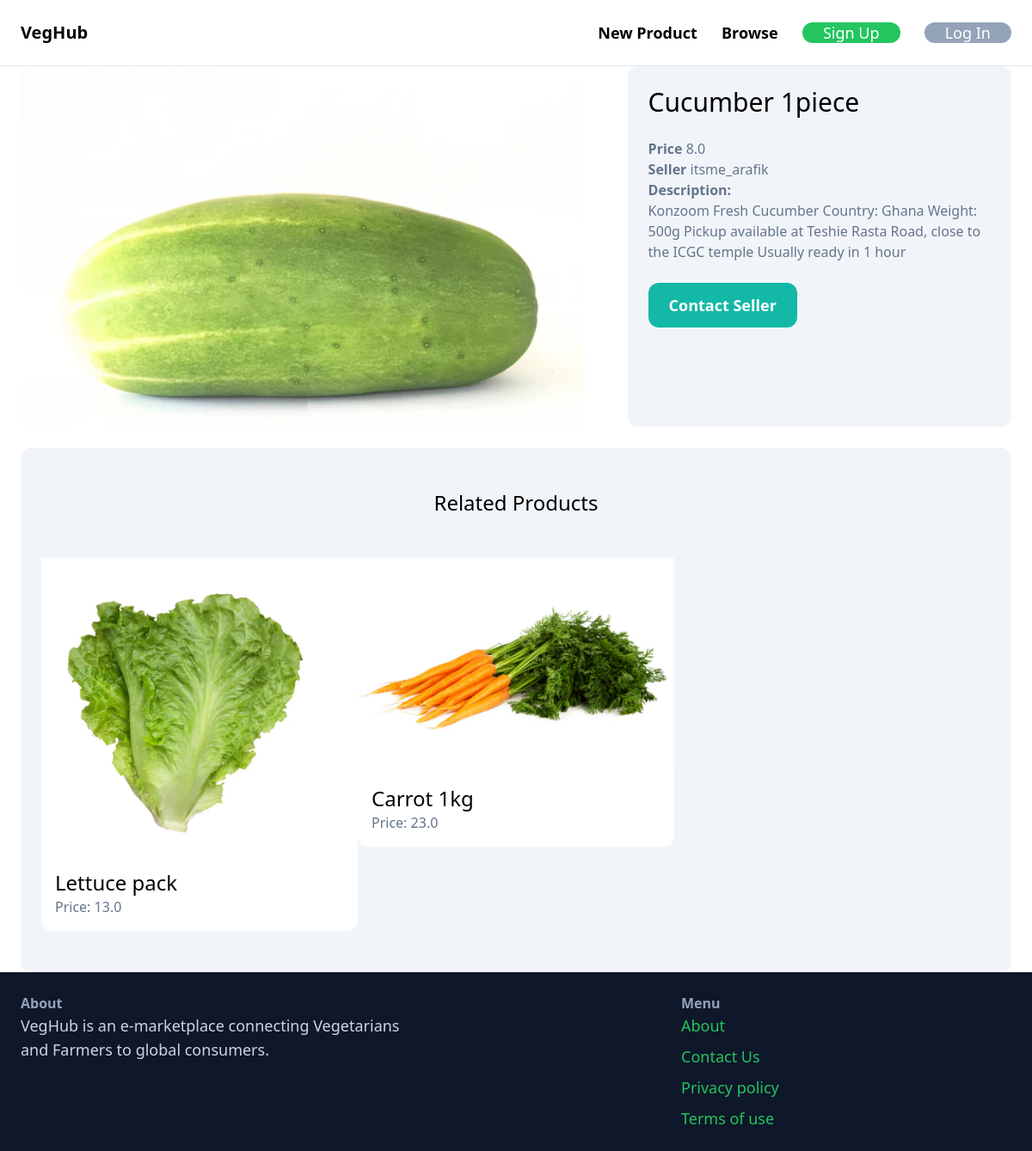
The app's page /products/24/ with its own data.
### products/models.py (models this page shows, shortened)
class Product(models.Model):
    name = models.CharField(max_length=255)
    description = models.TextField(blank=True, null=True)
    price = models.FloatField()
    category = models.ForeignKey(Category, related_name='products', on_delete=models.CASCADE)
    stock = models.IntegerField()
    image = models.ImageField(upload_to='product_images', blank=True, null=True)
    created_at = models.DateTimeField(auto_now_add=True)
    created_by = models.ForeignKey(User, related_name='products', on_delete=models.CASCADE)

### products/views.py (the view)
# urls.py: path('<int:pk>/', views.detail, name='detail'),
def detail(request, pk):
    product = get_object_or_404(Product, pk=pk)
    related_products = Product.objects.filter(category=product.category).exclude(pk=pk)[0:3]
    return render(request, 'products/detail.html', {
        'product': product,
        'related_products': related_products
    })

### products/templates/products/detail.html (shortened to what this page needs)
{% extends 'core/base.html' %}
{% block content %}
<div class="grid grid-cols-5 gap-6">
    <div class="col-span-3">
        <img src="{{ product.image.url }}" class="rounded-xl">
    </div>
    <div class="col-span-2 p-6 bg-slate-100 rounded-xl">
        <h1 class="mb-6 text-3xl">{{ product.name }}</h1>
        <p class="text-slate-500"><strong>Price </strong>{{ product.price }}</p>
        <p class="text-slate-500"><strong>Seller </strong>{{ product.created_by.username }}</p>
        {% if product.description %}
            <p class="text-slate-500">
                <strong class="text-slate-500">Description:</strong><br>
                {{ product.description }}
            </p>
        {% endif %}
        {% if request.user == product.created_by %}
            <div class="mt-6 p-6 bg-white rounded-xl">
                <p>This is your product!</p>
                <a href="{% url 'products:edit' product.id %}" class="inline-block mt-6 px-6 py-3 text-lg font-semibold bg-teal-500 text-white rounded-xl">Edit</a>
                <a href="{% url 'products:delete' product.id %}" class="inline-block mt-6 px-6 py-3 text-lg font-semibold bg-red-500 text-white rounded-xl">Delete</a>
            </div>
        {% else %}
            <a href="{% url 'conversation:new' product.id %}" class="inline-block mt-6 px-6 py-3 text-lg font-semibold bg-teal-500 text-white rounded-xl hover:bg-teal-700">Contact Seller</a>
        {% endif %}
    </div>
</div>
<div class="mt-6 px-6 py-12 bg-slate-100 rounded-xl">
    <h2 class="mb-12 text-2xl text-center">Related Products</h2>
    <div class="grid grid-cols-3 gap=3">
        {% for products in related_products %}
            <div>
                <a href="{% url 'products:detail' products.id %}">
                    <div>
                        <img src="{{ products.image.url }}" class="rounded=t=l">
                    </div>
                    <div class="p-4 bg-white rounded-b-xl">
                        <h2 class="text-2xl">{{ products.name }}</h2>
                        <p class="text-slate-500">Price: {{ products.price }}</p>
                    </div>
                </a>
            </div>
        {% endfor %}
    </div>
</div>
{% endblock %}

### records on screen
Product: image (picture), name "Cucumber 1piece", price "8.0", created_by.username "itsme_arafik", description "Konzoom Fresh Cucumber Country: Ghana Weight: 500g Pickup available at Teshie Rasta Road, close to the ICGC temple Usually ready in 1 hour"
Product: image (picture), name "Lettuce pack", price "13.0"
Product: image (picture), name "Carrot 1kg", price "23.0"
